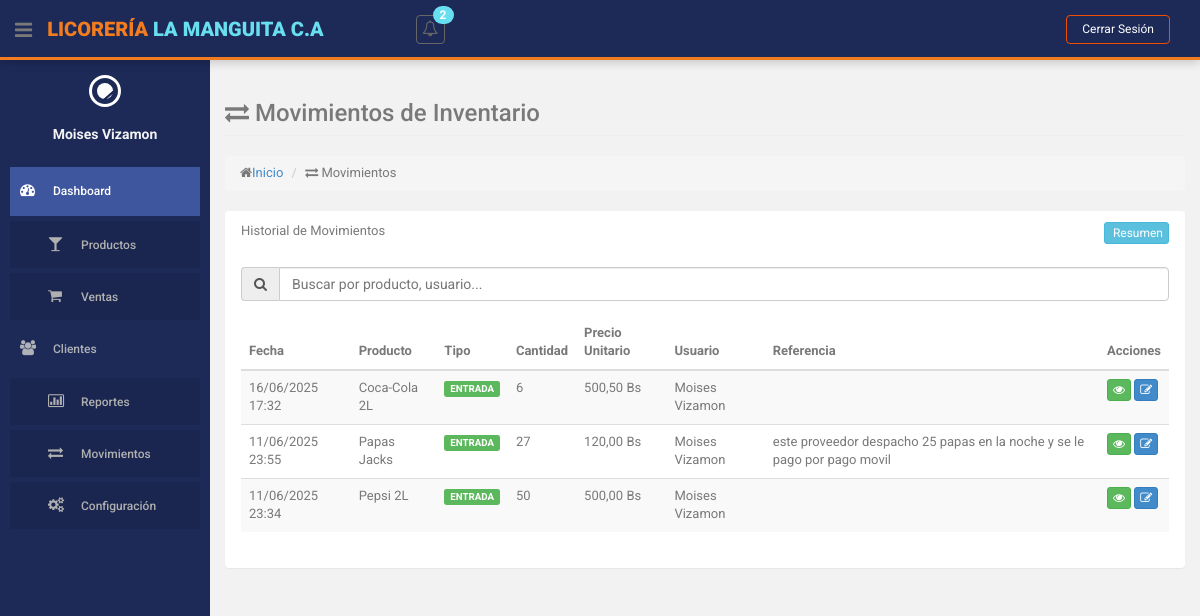
Before: /index.php?action=movimientos-inventario (signed in) with the older database file.
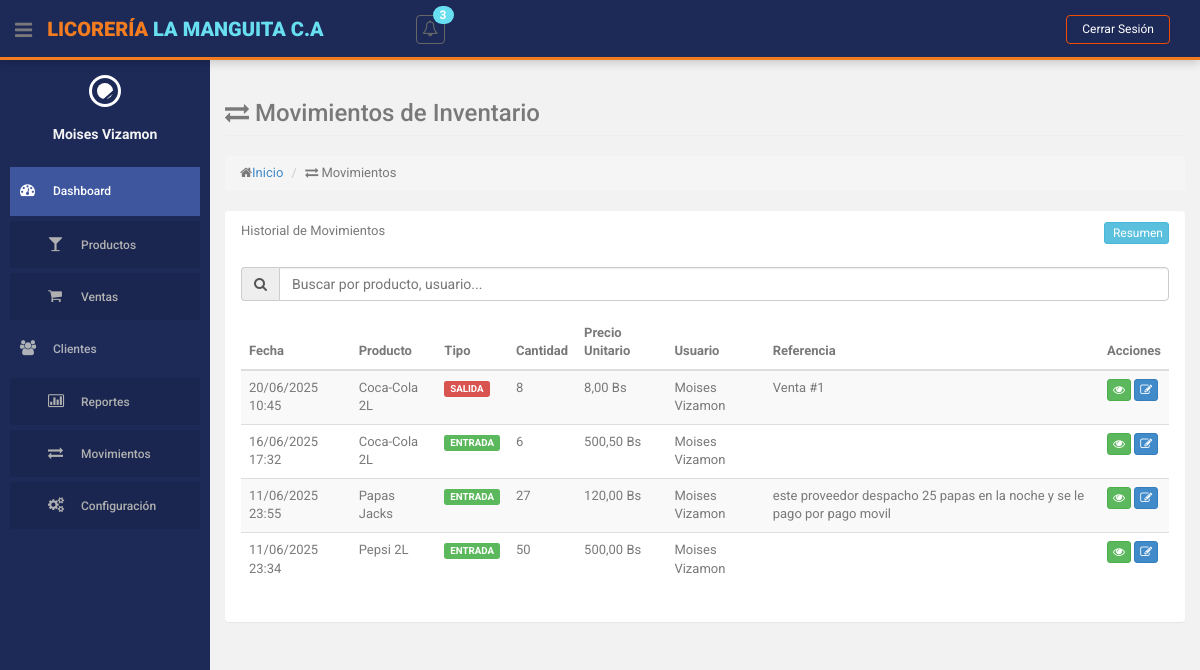
After: the same page with the newer database file.
### tables this page shows
CREATE TABLE `movimientos_inventario` (
  `id` int(11) NOT NULL,
  `id_producto` int(10) NOT NULL,
  `tipo_movimiento` enum('ENTRADA','SALIDA','AJUSTE') NOT NULL,
  `cantidad` int(11) NOT NULL,
  `precio_unitario` decimal(10,2) DEFAULT NULL,
  `id_referencia` int(11) DEFAULT NULL COMMENT 'ID de la tabla referencia (venta, compra, etc)',
  `tipo_referencia` varchar(50) DEFAULT NULL COMMENT 'Tipo de referencia (VENTA, COMPRA, etc)',
  `fecha_movimiento` datetime NOT NULL DEFAULT current_timestamp(),
  `id_usuario` int(10) NOT NULL,
  `observaciones` varchar(255) DEFAULT NULL
);

CREATE TABLE `producto` (
  `id` int(10) NOT NULL,
  `descripcion` varchar(255) NOT NULL,
  `cantidad` int(255) NOT NULL,
  `precio` decimal(10,2) NOT NULL,
  `id_categoria` int(11) NOT NULL,
  `id_estatus` int(11) NOT NULL
);

### controllers/MovimientoInventarioController.php (called while the page is built, shortened)
<?php
class MovimientoInventarioController
{
    private $model;
    public function __construct()
    {
        require_once ROOT_PATH . 'models/MovimientoInventarioModel.php';
        $this->model = new MovimientoInventarioModel();
    }
    public function index()
    {
        $movimientos = $this->model->obtenerTodosMovimientos();
        $this->loadView('movimientos_inventario/index', ['movimientos' => $movimientos]);
    }
    private function loadView($view, $data = [])
    {
        extract($data);
        require ROOT_PATH . 'views/layouts/header.php';
        require ROOT_PATH . 'views/' . $view . '.php';
        require ROOT_PATH . 'views/layouts/footer.php';
    }
}

### models/StockLimiteModel.php (called while the page is built, shortened)
<?php
class StockLimiteModel
{
    private $db;
    public function __construct()
    {
        require_once ROOT_PATH . 'config/database.php';
        $database = new Database();
        $this->db = $database->getConnection();
    }
    public function obtenerProductosConStockBajo()
    {
        $query = "SELECT p.id, p.descripcion, p.cantidad, sl.stock_minimo
                  FROM producto p
                  JOIN stock_limites sl ON p.id = sl.id_producto
                  WHERE p.cantidad <= sl.stock_minimo AND p.id_estatus = 1
                  ORDER BY p.descripcion";
        $stmt = $this->db->prepare($query);
        $stmt->execute();
        return $stmt->fetchAll(PDO::FETCH_ASSOC);
    }
    public function obtenerProductosConStockAlto()
    {
        $query = "SELECT p.id, p.descripcion, p.cantidad, sl.stock_maximo
                  FROM producto p
                  JOIN stock_limites sl ON p.id = sl.id_producto
                  WHERE p.cantidad >= sl.stock_maximo AND p.id_estatus = 1
                  ORDER BY p.descripcion";
        $stmt = $this->db->prepare($query);
        $stmt->execute();
        return $stmt->fetchAll(PDO::FETCH_ASSOC);
    }
}

### config/database.php (called while the page is built, shortened)
<?php
class Database {
    private $host = 'localhost';
    private $db_name = 'licoreria';
    private $username = 'root';
    private $password = '';
    public function getConnection() {
        $this->conn = null;
        try {
            $this->conn = new PDO(
                "mysql:host=" . $this->host . ";dbname=" . $this->db_name,
                $this->username,
                $this->password
            );
            $this->conn->exec("set names utf8");
            $this->conn->setAttribute(PDO::ATTR_ERRMODE, PDO::ERRMODE_EXCEPTION);
        } catch(PDOException $exception) {
            echo "Error de conexión: " . $exception->getMessage();
        }
        return $this->conn;
    }
}
?>

### helpers/notifications.php (called while the page is built)
<?php
function obtenerNotificacionesStock() {
    require_once ROOT_PATH . 'models/StockLimiteModel.php';
    $stockModel = new StockLimiteModel();
    $stockBajo = $stockModel->obtenerProductosConStockBajo();
    $stockAlto = $stockModel->obtenerProductosConStockAlto();
    $notificaciones = [];
    $total = count($stockBajo) + count($stockAlto);
    if (!empty($stockBajo)) {
        $notificaciones[] = [
            'tipo' => 'danger',
            'icono' => 'bolt',
            'mensaje' => 'Stock bajo en '.count($stockBajo).' producto(s)',
            'url' => BASE_URL.'index.php?action=gestion-stock&method=alertas',
            'tiempo' => 'Reciente'
        ];
    }
    if (!empty($stockAlto)) {
        $notificaciones[] = [
            'tipo' => 'warning',
            'icono' => 'exclamation-triangle',
            'mensaje' => 'Stock alto en '.count($stockAlto).' producto(s)',
            'url' => BASE_URL.'index.php?action=gestion-stock&method=alertas',
            'tiempo' => 'Reciente'
        ];
    }
    return [
        'total' => $total,
        'notificaciones' => $notificaciones,
        'hayAlertas' => $total > 0
    ];
}

### models/MovimientoInventarioModel.php (called while the page is built, shortened)
<?php
class MovimientoInventarioModel
{
    private $db;
    public function __construct()
    {
        require_once ROOT_PATH . 'config/database.php';
        $database = new Database();
        $this->db = $database->getConnection();
    }
    public function obtenerTodosMovimientos()
    {
        $query = "SELECT mi.*,
                  p.descripcion as producto,
                  CONCAT(u.nombres, ' ', u.apellidos) as usuario,
                  CASE
                    WHEN mi.tipo_referencia = 'VENTA' THEN CONCAT('Venta #', mi.id_referencia)
                    WHEN mi.tipo_referencia = 'COMPRA' THEN CONCAT('Compra #', mi.id_referencia)
                    ELSE mi.observaciones
                  END as referencia
                  FROM movimientos_inventario mi
                  JOIN producto p ON mi.id_producto = p.id
                  JOIN usuarios u ON mi.id_usuario = u.id
                  ORDER BY mi.fecha_movimiento DESC";
        $stmt = $this->db->prepare($query);
        $stmt->execute();
        return $stmt->fetchAll(PDO::FETCH_ASSOC);
    }
}

### views/movimientos_inventario/index.php (the view, shortened to what the changed rows need)
<section id="main-content">
    <section class="wrapper">
        <div class="row">
            <div class="col-lg-12">
                <section class="panel">
                    <div class="panel-body">
                        <table id="tablaMovimientos" class="table table-striped table-advance table-hover">
                            <thead>
                                <tr>
                                    <th>Fecha</th>
                                    <th>Producto</th>
                                    <th>Tipo</th>
                                    <th>Cantidad</th>
                                    <th>Precio Unitario</th>
                                    <th>Usuario</th>
                                    <th>Referencia</th>
                                    <th>Acciones</th>
                                </tr>
                            </thead>
                            <tbody>
                                <?php foreach ($movimientos as $movimiento): ?>
                                    <tr>
                                        <td><?= date('d/m/Y H:i', strtotime($movimiento['fecha_movimiento'])); ?></td>
                                        <td><?= htmlspecialchars($movimiento['producto']); ?></td>
                                        <td>
                                            <span class="label label-<?= $movimiento['tipo_movimiento'] == 'ENTRADA' ? 'success' : ($movimiento['tipo_movimiento'] == 'SALIDA' ? 'danger' : 'warning'); ?>">
                                                <?= $movimiento['tipo_movimiento']; ?>
                                            </span>
                                        </td>
                                        <td><?= $movimiento['cantidad']; ?></td>
                                        <td><?= number_format($movimiento['precio_unitario'], 2, ',', '.'); ?> Bs</td>
                                        <td><?= $movimiento['usuario']; ?></td>
                                        <td><?= $movimiento['referencia'] ?? 'N/A'; ?></td>
                                        <td>
                                            <a href="<?= BASE_URL ?>index.php?action=movimientos-inventario&method=mostrar&id=<?= $movimiento['id']; ?>"
                                                class="btn btn-success btn-xs" title="Ver Detalles">
                                                <i class="fa fa-eye"></i>
                                            </a>
                                            <a href="<?= BASE_URL ?>index.php?action=movimientos-inventario&method=editar&id=<?= $movimiento['id'] ?>"
                                               class="btn btn-primary btn-xs" title="Editar">
                                                <i class="fa fa-edit"></i>
                                            </a>
                                        </td>
                                    </tr>
                                <?php endforeach; ?>
                            </tbody>
                        </table>
                    </div>
                </section>
            </div>
        </div>
    </section>
</section>

### views/layouts/header.php (shortened to what the changed rows need)
<!DOCTYPE html>
<html lang="es">
<head>
    <link href="<?php echo BASE_URL; ?>assets/css/bootstrap.css" rel="stylesheet">
    <link href="<?php echo BASE_URL; ?>assets/font-awesome/css/font-awesome.css" rel="stylesheet">
    <link rel="stylesheet" type="text/css" href="<?php echo BASE_URL; ?>assets/css/zabuto_calendar.css">
    <link rel="stylesheet" type="text/css" href="<?php echo BASE_URL; ?>assets/js/gritter/css/jquery.gritter.css">
    <link rel="stylesheet" type="text/css" href="<?php echo BASE_URL; ?>assets/lineicons/style.css">
    <link href="<?php echo BASE_URL; ?>assets/css/style.css" rel="stylesheet">
    <link href="<?php echo BASE_URL; ?>assets/css/style-responsive.css" rel="stylesheet">
    <link rel="stylesheet" type="text/css" href="https://cdn.datatables.net/1.11.5/css/jquery.dataTables.css">
</head>
<body>
    <section id="container">
        <header class="header black-bg">
            <div class="nav notify-row" id="top_menu">
                <ul class="nav top-menu">
                    <li class="dropdown">
                        <?php
                        $notificaciones = obtenerNotificacionesStock();
                        $totalNotificaciones = $notificaciones['total'];
                        ?>
                        <a data-toggle="dropdown" class="dropdown-toggle" href="#">
                            <i class="fa fa-bell-o"></i>
                            <?php if ($totalNotificaciones > 0): ?>
                                <span class="badge bg-theme"><?= $totalNotificaciones ?></span>
                            <?php endif; ?>
                        </a>
                    </li>
                </ul>
            </div>
        </header>

Changed rows visible on the page:
added movimientos_inventario: fecha_movimiento "20/06/2025 10:45", id_producto.descripcion "Coca-Cola 2L", tipo_movimiento "SALIDA", cantidad "8", precio_unitario "8,00", usuario "Moises Vizamon", referencia "Venta #1"
Other visible differences:
$totalNotificaciones: "2" → "3"
